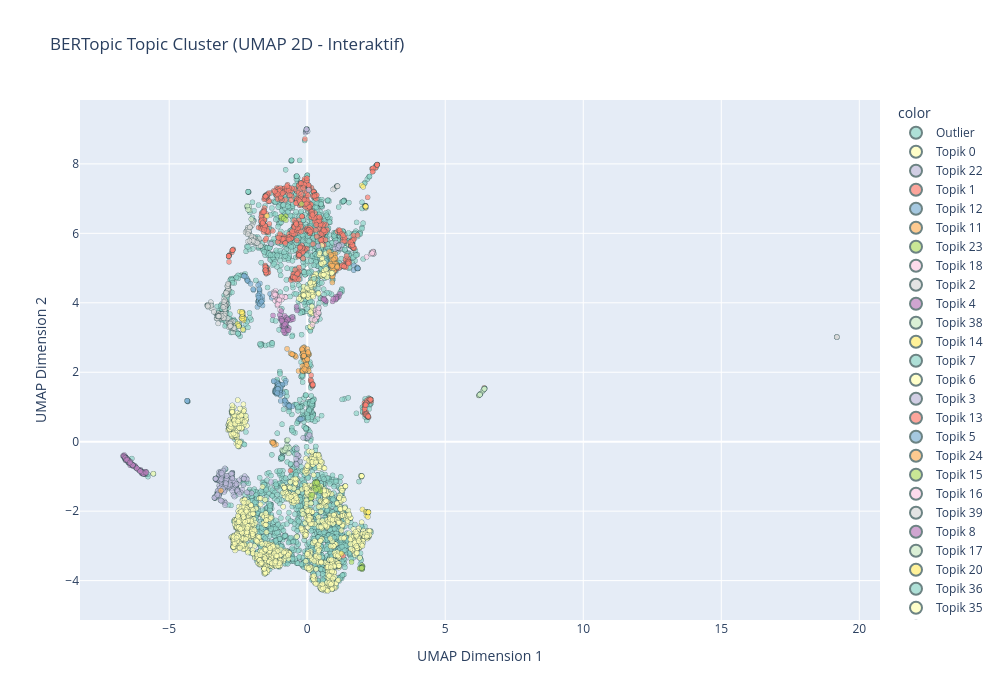

The code cell stored with this chart in its notebook:
### Code cell
import plotly.express as px
import plotly.graph_objects as go

topic_labels = [f'Topik {t}' if t != -1 else 'Outlier' for t in topics]

fig = px.scatter(
    x=embeddings_2d[:, 0],
    y=embeddings_2d[:, 1],
    color=topic_labels,
    title='BERTopic Topic Cluster (UMAP 2D - Interaktif)',
    labels={'x': 'UMAP Dimension 1', 'y': 'UMAP Dimension 2'},
    color_discrete_sequence=px.colors.qualitative.Set3,
    opacity=0.7,
    width=1000,
    height=700
)

fig.update_traces(marker=dict(size=5, line=dict(width=0.5, color='DarkSlateGrey')))
fig.update_layout(legend=dict(itemsizing='constant'))
fig.write_html('output/bertopic_cluster_2d_interactive.html')
fig.show()

### Figure 1 — Plotly figure (JSON) as saved in the notebook; plotly's stock layout.template omitted (floating-point values rounded to 4 significant figures; data arrays with more than 128 entries replaced by an {"elided": "..."} marker saying what was removed)
{"data": [{"hovertemplate": "color=Outlier<br>UMAP Dimension 1=%{x}<br>UMAP Dimension 2=%{y}<extra></extra>", "legendgroup": "Outlier", "marker": {"color": "rgb(141,211,199)", "line": {"color": "DarkSlateGrey", "width": 0.5}, "opacity": 0.7, "size": 5, "symbol": "circle"}, "mode": "markers", "name": "Outlier", "showlegend": true, "type": "scattergl", "x": {"elided": "2568 float values"}, "xaxis": "x", "y": {"elided": "2568 float values"}, "yaxis": "y"}, {"hovertemplate": "color=Topik 0<br>UMAP Dimension 1=%{x}<br>UMAP Dimension 2=%{y}<extra></extra>", "legendgroup": "Topik 0", "marker": {"color": "rgb(255,255,179)", "line": {"color": "DarkSlateGrey", "width": 0.5}, "opacity": 0.7, "size": 5, "symbol": "circle"}, "mode": "markers", "name": "Topik 0", "showlegend": true, "type": "scattergl", "x": {"elided": "1601 float values"}, "xaxis": "x", "y": {"elided": "1601 float values"}, "yaxis": "y"}, {"hovertemplate": "color=Topik 22<br>UMAP Dimension 1=%{x}<br>UMAP Dimension 2=%{y}<extra></extra>", "legendgroup": "Topik 22", "marker": {"color": "rgb(190,186,218)", "line": {"color": "DarkSlateGrey", "width": 0.5}, "opacity": 0.7, "size": 5, "symbol": "circle"}, "mode": "markers", "name": "Topik 22", "showlegend": true, "type": "scattergl", "x": [-0.0629, -0.0267, -0.01984, -0.03902, -0.02301, -0.02389, -0.02656, -0.005896, -0.02342, -0.02317, -0.03033, -0.02423, -0.05541, -0.03492, -0.03572, -0.04146, -0.02512, -0.02433, -0.02295, -0.02472, 0.01475, -0.02416, -0.02478, -0.02639], "xaxis": "x", "y": [8.9, 8.991, 8.992, 8.968, 8.995, 8.997, 8.992, 9.001, 8.998, 8.998, 8.969, 8.996, 8.932, 8.982, 8.979, 8.971, 8.995, 8.997, 8.998, 8.997, 8.939, 8.997, 8.997, 8.994], "yaxis": "y"}, {"hovertemplate": "color=Topik 1<br>UMAP Dimension 1=%{x}<br>UMAP Dimension 2=%{y}<extra></extra>", "legendgroup": "Topik 1", "marker": {"color": "rgb(251,128,114)", "line": {"color": "DarkSlateGrey", "width": 0.5}, "opacity": 0.7, "size": 5, "symbol": "circle"}, "mode": "markers", "name": "Topik 1", "showlegend": true, "type": "scattergl", "x": {"elided": "732 float values"}, "xaxis": "x", "y": {"elided": "732 float values"}, "yaxis": "y"}, {"hovertemplate": "color=Topik 12<br>UMAP Dimension 1=%{x}<br>UMAP Dimension 2=%{y}<extra></extra>", "legendgroup": "Topik 12", "marker": {"color": "rgb(128,177,211)", "line": {"color": "DarkSlateGrey", "width": 0.5}, "opacity": 0.7, "size": 5, "symbol": "circle"}, "mode": "markers", "name": "Topik 12", "showlegend": true, "type": "scattergl", "x": [-2.125, -1.948, -1.726, -2.29, -1.73, -1.671, -1.955, -2.288, -1.79, -1.621, -1.724, -1.766, -1.747, -1.696, -2.172, -2.175, -1.752, -1.804, -2.173, -1.769, -1.713, -1.759, -1.622, -1.741, -1.776, -1.726, -2.193, -1.727, -1.76, -1.757, -2.233, -2.163, -1.343, -2.287, -1.688, -1.685, -1.668, -1.697, -1.618, -1.652, -1.781, -1.736, -1.721, -2.052, -1.29, -1.655, -1.766], "xaxis": "x", "y": [4.616, 4.369, 4.311, 4.785, 4.03, 4.029, 4.39, 4.77, 4.027, 4.077, 4.366, 4.064, 4.047, 4.034, 4.652, 4.66, 4.076, 3.881, 4.657, 4.197, 4.558, 4.051, 4.184, 4.073, 4.506, 4.26, 4.702, 3.964, 4.067, 4.044, 4.753, 4.635, 4.258, 4.77, 4.061, 4.013, 4.026, 4.13, 3.922, 4.028, 4.211, 4.396, 3.976, 4.549, 4.146, 4.037, 4.151], "yaxis": "y"}, {"hovertemplate": "color=Topik 11<br>UMAP Dimension 1=%{x}<br>UMAP Dimension 2=%{y}<extra></extra>", "legendgroup": "Topik 11", "marker": {"color": "rgb(253,180,98)", "line": {"color": "DarkSlateGrey", "width": 0.5}, "opacity": 0.7, "size": 5, "symbol": "circle"}, "mode": "markers", "name": "Topik 11", "showlegend": true, "type": "scattergl", "x": [1.062, 0.9589, 1.088, 0.8674, 0.9768, 0.9983, 0.9336, 1.016, 1.007, 0.8439, 1.029, 0.7932, 1.082, 1.048, 0.9767, 1.056, 1.067, 0.8802, 0.9971, 0.9103, 1.041, 1.083, 0.9811, 0.9983, 1.028, 0.9113, 1.066, 0.9741, 0.9762, 0.9335, 1.045, 0.9051, 0.8776, 0.9713, 0.9054, 1.014, 0.9098, 1.053, 0.844, 1.059, 0.8454, 0.9679, 1.012, 0.8583, 1.056, 0.9994, 0.9467, 0.9534, 1.088, 0.9446, 0.8947, 0.919, 1.086], "xaxis": "x", "y": [5.067, 5.157, 5.076, 5.066, 5.129, 5.072, 5.393, 5.42, 5.046, 4.883, 5.103, 5.468, 5.068, 5.066, 5.034, 5.053, 5.086, 5.077, 5.065, 4.74, 5.061, 5.094, 5.254, 4.98, 5.249, 5.061, 5.084, 4.942, 5.262, 5.353, 5.036, 4.962, 5.311, 5.069, 5.215, 5.277, 4.584, 5.06, 5.096, 5.119, 5.125, 4.919, 5.295, 5.377, 5.068, 5.127, 4.988, 5.248, 5.058, 5.06, 5.067, 4.763, 5.028], "yaxis": "y"}, {"hovertemplate": "color=Topik 23<br>UMAP Dimension 1=%{x}<br>UMAP Dimension 2=%{y}<extra></extra>", "legendgroup": "Topik 23", "marker": {"color": "rgb(179,222,105)", "line": {"color": "DarkSlateGrey", "width": 0.5}, "opacity": 0.7, "size": 5, "symbol": "circle"}, "mode": "markers", "name": "Topik 23", "showlegend": true, "type": "scattergl", "x": [1.987, 1.976, 1.977, 2.0, 1.954, 1.991, 1.979, 1.93, 1.98, 1.95, -0.2061, 1.969, 1.605, 1.974, 2.001, 2.008, 1.978, 1.997, 1.993, 1.985, 1.899, 1.995, 1.966], "xaxis": "x", "y": [-3.626, -3.65, -3.64, -3.598, -3.639, -3.658, -3.668, -3.64, -3.559, -3.631, 6.847, -3.632, -3.466, -3.65, -3.612, -3.593, -3.646, -3.615, -3.668, -3.634, -3.65, -3.625, -3.643], "yaxis": "y"}, {"hovertemplate": "color=Topik 18<br>UMAP Dimension 1=%{x}<br>UMAP Dimension 2=%{y}<extra></extra>", "legendgroup": "Topik 18", "marker": {"color": "rgb(252,205,229)", "line": {"color": "DarkSlateGrey", "width": 0.5}, "opacity": 0.7, "size": 5, "symbol": "circle"}, "mode": "markers", "name": "Topik 18", "showlegend": true, "type": "scattergl", "x": [2.399, 2.383, 2.348, 2.385, 2.391, 2.393, 2.373, 2.329, 2.384, 2.36, 2.382, 2.399, 2.374, 2.386, 2.395, 2.369, 2.379, 2.376, 2.382, 2.15, 2.384, 2.354, 2.398, 2.312, 2.413, 2.362, 2.382, 2.351], "xaxis": "x", "y": [5.414, 5.457, 5.43, 5.441, 5.423, 5.427, 5.432, 5.451, 5.433, 5.44, 5.426, 5.479, 5.429, 5.433, 5.453, 5.43, 5.434, 5.43, 5.434, 5.32, 5.428, 5.421, 5.446, 5.403, 5.412, 5.436, 5.474, 5.424], "yaxis": "y"}, {"hovertemplate": "color=Topik 2<br>UMAP Dimension 1=%{x}<br>UMAP Dimension 2=%{y}<extra></extra>", "legendgroup": "Topik 2", "marker": {"color": "rgb(217,217,217)", "line": {"color": "DarkSlateGrey", "width": 0.5}, "opacity": 0.7, "size": 5, "symbol": "circle"}, "mode": "markers", "name": "Topik 2", "showlegend": true, "type": "scattergl", "x": {"elided": "235 float values"}, "xaxis": "x", "y": {"elided": "235 float values"}, "yaxis": "y"}, {"hovertemplate": "color=Topik 4<br>UMAP Dimension 1=%{x}<br>UMAP Dimension 2=%{y}<extra></extra>", "legendgroup": "Topik 4", "marker": {"color": "rgb(188,128,189)", "line": {"color": "DarkSlateGrey", "width": 0.5}, "opacity": 0.7, "size": 5, "symbol": "circle"}, "mode": "markers", "name": "Topik 4", "showlegend": true, "type": "scattergl", "x": {"elided": "181 float values"}, "xaxis": "x", "y": {"elided": "181 float values"}, "yaxis": "y"}, {"hovertemplate": "color=Topik 38<br>UMAP Dimension 1=%{x}<br>UMAP Dimension 2=%{y}<extra></extra>", "legendgroup": "Topik 38", "marker": {"color": "rgb(204,235,197)", "line": {"color": "DarkSlateGrey", "width": 0.5}, "opacity": 0.7, "size": 5, "symbol": "circle"}, "mode": "markers", "name": "Topik 38", "showlegend": true, "type": "scattergl", "x": [-2.161, -2.163, -2.166, -2.182, -2.026, -2.16, -2.159, -2.101, -2.091, -2.17, -2.14], "xaxis": "x", "y": [6.755, 6.765, 6.768, 6.768, 6.407, 6.769, 6.767, 6.763, 6.661, 6.793, 6.68], "yaxis": "y"}, {"hovertemplate": "color=Topik 14<br>UMAP Dimension 1=%{x}<br>UMAP Dimension 2=%{y}<extra></extra>", "legendgroup": "Topik 14", "marker": {"color": "rgb(255,237,111)", "line": {"color": "DarkSlateGrey", "width": 0.5}, "opacity": 0.7, "size": 5, "symbol": "circle"}, "mode": "markers", "name": "Topik 14", "showlegend": true, "type": "scattergl", "x": [2.113, 2.111, 2.115, 2.111, 2.111, 1.974, 2.029, 2.105, 2.109, 2.105, 2.099, 2.117, -1.457, 2.103, 2.091, 2.094, 2.123, 2.114, 1.241, 2.112, 2.116, 2.107, 2.118, 2.102, 2.117, 2.105, 2.114, 2.104, 2.117, 2.11, 2.122, 2.11, 2.097, 2.114, 2.119, 2.111, 2.114], "xaxis": "x", "y": [6.781, 6.788, 6.764, 6.779, 6.785, 7.382, 7.34, 6.776, 6.775, 6.77, 6.763, 6.8, 6.501, 6.771, 6.786, 6.776, 6.736, 6.775, -3.22, 6.778, 6.761, 6.768, 6.774, 6.795, 6.788, 6.786, 6.781, 6.769, 6.771, 6.769, 6.771, 6.791, 6.771, 6.777, 6.783, 6.769, 6.776], "yaxis": "y"}, {"hovertemplate": "color=Topik 7<br>UMAP Dimension 1=%{x}<br>UMAP Dimension 2=%{y}<extra></extra>", "legendgroup": "Topik 7", "marker": {"color": "rgb(141,211,199)", "line": {"color": "DarkSlateGrey", "width": 0.5}, "opacity": 0.7, "size": 5, "symbol": "circle"}, "mode": "markers", "name": "Topik 7", "showlegend": true, "type": "scattergl", "x": [0.1495, -0.07663, 0.1436, 0.09136, 0.1813, 0.1535, 0.1385, 0.1966, 0.2046, 0.1432, 0.1112, 0.1886, 0.1506, 0.1642, 0.09976, 0.2133, 0.05235, 0.1139, 0.1403, 0.1682, 0.1356, 0.1452, 0.1674, 0.1065, 0.1672, 0.1494, 0.1219, -0.01953, 0.1039, -0.03391, 0.1606, 0.06159, 0.132, 0.2143, -0.0472, 0.2417, 0.05855, 0.07419, 0.1326, 0.1891, 0.1278, 0.006814, 0.1213, -0.1095, 0.1926, 0.05934, 0.08957, 0.1775, 0.1245, 0.1614, 0.1459, 0.1285, 0.205, 0.1853, 0.1587, 0.1534, -0.03368, 0.09633, 0.1447, 0.1567, 0.1754, 0.02844, 0.1752, 0.147, 0.1665, 0.07331, 0.04829, 0.175, 0.1456, 0.1111, 0.02925, 0.135, -0.02001, 0.007068, 0.1941, 0.1741, 0.1648, 0.02419, 0.1666, -0.1593, 0.189, -0.004651, -0.04242, 0.09139, 0.07237, 0.2399, 0.09569, 0.1672, 0.03172, 0.1923, 0.02203], "xaxis": "x", "y": [1.079, 0.7366, 1.098, 1.153, 1.099, 1.038, 1.021, 1.131, 1.121, 1.089, 1.021, 1.08, 1.055, 1.063, 0.9929, 1.189, 0.9052, 0.8323, 1.07, 1.068, 0.9911, 1.045, 1.075, 0.7597, 1.071, 1.028, 0.9694, 0.7151, 0.9435, 0.7237, 1.05, 1.097, 0.9785, 1.202, 0.3838, 1.228, 1.141, 0.8239, 1.075, 1.099, 0.8959, 1.137, 0.9241, 0.7508, 1.09, 1.035, 0.9391, 1.046, 0.964, 0.8689, 1.017, 1.034, 1.039, 1.103, 1.018, 1.069, 0.7322, 1.121, 0.6427, 0.9746, 1.096, 0.7541, 1.068, 1.028, 1.05, 0.8702, 0.9361, 1.036, 1.32, 0.9519, 0.7453, 0.9983, 0.6838, 0.863, 1.073, 1.041, 1.105, 0.7321, 0.7138, 0.6764, 1.182, 0.8003, 1.096, 1.133, 0.903, 1.204, 1.096, 1.088, 0.6314, 1.165, 0.6968], "yaxis": "y"}, {"hovertemplate": "color=Topik 6<br>UMAP Dimension 1=%{x}<br>UMAP Dimension 2=%{y}<extra></extra>", "legendgroup": "Topik 6", "marker": {"color": "rgb(255,255,179)", "line": {"color": "DarkSlateGrey", "width": 0.5}, "opacity": 0.7, "size": 5, "symbol": "circle"}, "mode": "markers", "name": "Topik 6", "showlegend": true, "type": "scattergl", "x": [0.5669, 0.547, -0.1723, 0.2454, 0.612, 0.2087, 0.602, 0.537, 0.1675, 0.1412, 0.6079, 0.1825, 0.04388, 0.5201, 0.1877, 0.2558, 0.407, 0.5589, 0.7421, 0.5831, 0.6068, 0.158, -0.09547, 0.1829, 0.09138, 0.02103, 0.1457, -0.06685, 0.5853, 0.5439, 0.2636, 0.2889, 0.1562, 0.528, -0.02966, -0.1109, 0.5912, 0.2308, 0.03916, 0.5167, 0.7278, -0.2148, 0.1553, 0.1694, 0.8331, -0.1196, -0.03043, 0.8896, 0.3208, 0.05528, 0.9171, -0.1669, -0.07775, 0.3042, 0.1508, 0.5948, 0.5009, -0.01943, 0.1027, 0.1602, 0.2251, -0.136, -0.03159, -0.04938, 0.1441, -0.1503, 0.8852, 0.2063, -0.06424, 0.07726, -0.07834, 0.6083, -0.1415, 0.6104, 0.2435, 0.1897, 0.1769, 0.2436, 0.7025, -0.2248, 0.2335, 0.2353, -0.1694, 0.2194, -0.1285, -0.2403, 0.4329, 0.409, 0.5292, 0.03275, 0.7197, -0.03913, 0.2086, 0.1141, -9.955e-05, 0.02532, -0.1564, 0.6811, 0.4563, -0.1338, 0.5743, -1.304, 0.6062, 0.1328, -0.3051, 0.2002, 0.5014, -0.1565, -0.1212, 0.2087, 0.2336, -0.1379, 0.113, 0.1166, -0.122], "xaxis": "x", "y": [4.819, 5.108, 4.201, 4.513, 4.797, 4.293, 4.85, 5.241, 4.33, 3.297, 4.829, 4.533, 4.337, 4.797, 4.544, 4.735, 4.254, 4.755, 4.789, 5.162, 4.87, 3.762, 4.265, 3.802, 4.521, 4.169, 4.46, 4.32, 4.869, 5.284, 4.702, 4.671, 4.219, 4.785, 4.302, 4.183, 4.813, 4.239, 4.237, 4.785, 4.829, 4.186, 4.291, 3.894, 4.87, 4.371, 4.211, 4.842, 4.794, 4.349, 4.871, 4.218, 4.248, 4.84, 3.696, 4.812, 4.816, 4.19, 3.316, 4.311, 4.717, 4.235, 4.276, 4.267, 4.178, 4.294, 4.858, 3.721, 4.218, 4.241, 4.292, 4.928, 4.329, 5.161, 4.735, 3.696, 4.223, 4.544, 4.841, 4.093, 4.601, 4.749, 4.204, 4.178, 4.468, 4.181, 5.376, 4.279, 5.653, 4.145, 4.734, 4.249, 3.436, 4.574, 4.425, 4.231, 4.214, 4.969, 5.436, 4.258, 4.806, -2.185, 4.81, 4.51, 4.12, 4.668, 5.126, 4.232, 4.192, 4.597, -0.9583, 4.21, 4.58, 3.738, 4.22], "yaxis": "y"}, {"hovertemplate": "color=Topik 3<br>UMAP Dimension 1=%{x}<br>UMAP Dimension 2=%{y}<extra></extra>", "legendgroup": "Topik 3", "marker": {"color": "rgb(190,186,218)", "line": {"color": "DarkSlateGrey", "width": 0.5}, "opacity": 0.7, "size": 5, "symbol": "circle"}, "mode": "markers", "name": "Topik 3", "showlegend": true, "type": "scattergl", "x": {"elided": "227 float values"}, "xaxis": "x", "y": {"elided": "227 float values"}, "yaxis": "y"}, {"hovertemplate": "color=Topik 13<br>UMAP Dimension 1=%{x}<br>UMAP Dimension 2=%{y}<extra></extra>", "legendgroup": "Topik 13", "marker": {"color": "rgb(251,128,114)", "line": {"color": "DarkSlateGrey", "width": 0.5}, "opacity": 0.7, "size": 5, "symbol": "circle"}, "mode": "markers", "name": "Topik 13", "showlegend": true, "type": "scattergl", "x": [-0.5146, -0.5136, -0.332, -0.5016, -0.5129, -0.4659, -0.5125, -0.5842, -0.3647, -0.4943, -0.5604, -0.4873, -0.328, -0.4766, -0.5113, -0.5044, -0.5168, -0.4527, -0.5898, -0.5271, -0.2961, -0.4395, -0.2836, -0.5118, -0.3417, -0.524, -0.495, -0.5013, -0.4079, -0.4714, -0.4997, -0.4527, -0.3971, -0.4987, -0.3634, -0.4983, -0.3026, -0.5168, -0.4534], "xaxis": "x", "y": [4.736, 4.747, 4.768, 4.699, 4.738, 4.762, 4.745, 4.691, 4.881, 4.75, 4.71, 4.768, 4.853, 4.759, 4.824, 4.757, 4.748, 4.784, 4.654, 4.715, 5.016, 4.947, 4.901, 4.766, 4.857, 4.732, 4.754, 4.747, 4.711, 4.756, 4.755, 4.671, 4.671, 4.818, 4.826, 4.737, 4.679, 4.749, 4.725], "yaxis": "y"}, {"hovertemplate": "color=Topik 5<br>UMAP Dimension 1=%{x}<br>UMAP Dimension 2=%{y}<extra></extra>", "legendgroup": "Topik 5", "marker": {"color": "rgb(128,177,211)", "line": {"color": "DarkSlateGrey", "width": 0.5}, "opacity": 0.7, "size": 5, "symbol": "circle"}, "mode": "markers", "name": "Topik 5", "showlegend": true, "type": "scattergl", "x": [-0.6845, -0.967, -0.724, -1.055, -1.015, -1.06, -1.141, -1.007, -1.203, -1.061, -1.063, -1.074, -1.054, -1.029, -0.8128, -1.098, -1.016, -1.133, -1.125, -0.8182, -1.053, -1.153, -1.12, -1.165, -0.9848, -1.164, -1.089, -0.6431, -1.019, -1.11, -0.8802, -1.08, -1.073, -1.078, -1.129, -0.6556, -0.9572, -1.082, -0.9597, -1.062, -1.086, -1.039, -0.5375, -0.9831, -1.066, -1.165, -0.9951, -1.17, -0.1807, -0.7722, -0.2918, -1.063, -1.095, -1.084, -1.148, -1.074, -1.066, -0.8033, -1.127, -1.046, -1.122, -0.6847, -1.048, -1.093, -1.03, -1.073, -1.132, -0.7748, -0.897, -1.043, -0.9711, -0.8994, -1.141, -1.012, -1.154, -1.141, -1.084, -0.9667, -1.118, -1.092, -1.109, -1.147, -1.03, -1.024, -1.001, -1.073, -0.9615, -1.109, -1.136, -0.894, -1.215, -1.121, -0.7907, -1.163, -1.145, -0.946, -1.062, -1.143, -1.146, -1.027, -1.149, -1.023, -0.9519, -1.158, -0.9924, -0.9967, -0.8135, -0.8968, -0.9725, -1.144, -1.163, -1.142, -0.65, -1.056, -1.088, -1.071, -1.038, -1.128, -1.101, -1.072, -1.063, -0.9681, -1.085, -0.2416], "xaxis": "x", "y": [1.073, 1.514, 1.068, 1.506, 1.662, 1.533, 1.451, 1.466, 1.734, 1.534, 1.638, 1.691, 1.471, 1.507, 1.194, 1.53, 1.643, 1.418, 1.456, 1.18, 1.493, 1.435, 1.455, 1.429, 1.627, 1.49, 1.661, 1.048, 1.533, 1.375, 1.394, 1.507, 1.516, 1.439, 1.45, 0.9926, 1.611, 1.516, 1.174, 1.673, 1.462, 1.52, 1.016, 1.346, 1.521, 1.457, 1.531, 1.443, 0.6621, 1.139, 0.649, 1.632, 1.402, 1.683, 1.441, 1.444, 1.603, 1.074, 1.443, 1.522, 1.435, 1.037, 1.537, 1.464, 1.521, 1.544, 1.472, 1.755, 1.634, 1.628, 1.424, 1.632, 1.467, 1.566, 1.433, 1.432, 1.503, 1.503, 1.456, 1.481, 1.559, 1.469, 1.591, 1.409, 1.639, 1.535, 1.593, 1.711, 1.5, 1.635, 1.749, 1.455, 1.689, 1.42, 1.439, 1.625, 1.571, 1.442, 1.413, 1.571, 1.454, 1.613, 1.565, 1.433, 1.458, 1.639, 1.185, 1.648, 1.548, 1.451, 1.446, 1.475, 1.034, 1.652, 1.555, 1.389, 1.606, 1.438, 1.493, 1.528, 1.515, 1.341, 1.4, 0.6477], "yaxis": "y"}, {"hovertemplate": "color=Topik 24<br>UMAP Dimension 1=%{x}<br>UMAP Dimension 2=%{y}<extra></extra>", "legendgroup": "Topik 24", "marker": {"color": "rgb(253,180,98)", "line": {"color": "DarkSlateGrey", "width": 0.5}, "opacity": 0.7, "size": 5, "symbol": "circle"}, "mode": "markers", "name": "Topik 24", "showlegend": true, "type": "scattergl", "x": [-0.4123, -0.4598, -0.5402, -1.217, -1.208, -0.5378, -1.244, -0.6019, -0.5301, -1.23, -0.4406, -1.254, -1.243, -1.129, -0.534, -1.218, -0.5283, -1.199, -1.284, -0.5535, -0.7286, -1.245], "xaxis": "x", "y": [2.444, 2.491, 2.521, -0.04124, -0.01639, 2.516, -0.01248, 2.544, 2.515, -0.01509, 2.477, -0.03164, -0.03626, -0.08125, 2.511, -0.03713, 2.514, -0.09461, -0.007817, 2.523, 2.674, -0.02839], "yaxis": "y"}, {"hovertemplate": "color=Topik 15<br>UMAP Dimension 1=%{x}<br>UMAP Dimension 2=%{y}<extra></extra>", "legendgroup": "Topik 15", "marker": {"color": "rgb(179,222,105)", "line": {"color": "DarkSlateGrey", "width": 0.5}, "opacity": 0.7, "size": 5, "symbol": "circle"}, "mode": "markers", "name": "Topik 15", "showlegend": true, "type": "scattergl", "x": [0.243, 0.1373, 0.3122, 0.3218, 0.4575, 0.1344, 0.3543, 0.276, 0.3489, 0.4745, 0.3632, 0.2888, 0.3214, 0.3592, 0.2931, 0.3819, 0.3506, 0.3224, 0.3322, 0.3461, 0.3534, 0.2933, 0.312, 0.3031, 0.4334, 0.3459, 0.3785, 0.3348, 0.188, 0.3972, 0.2778, 0.3565, 0.3134], "xaxis": "x", "y": [-1.321, -1.527, -1.153, -1.203, -1.36, -1.627, -1.183, -1.2, -1.261, -1.426, -1.174, -1.245, -1.26, -1.165, -1.24, -1.332, -1.156, -1.21, -1.224, -1.352, -1.191, -1.307, -1.298, -1.188, -1.308, -1.174, -1.212, -1.16, -1.531, -1.36, -1.181, -1.18, -1.391], "yaxis": "y"}, {"hovertemplate": "color=Topik 16<br>UMAP Dimension 1=%{x}<br>UMAP Dimension 2=%{y}<extra></extra>", "legendgroup": "Topik 16", "marker": {"color": "rgb(252,205,229)", "line": {"color": "DarkSlateGrey", "width": 0.5}, "opacity": 0.7, "size": 5, "symbol": "circle"}, "mode": "markers", "name": "Topik 16", "showlegend": true, "type": "scattergl", "x": [-1.162, -1.151, -0.9859, -1.079, -1.15, -1.222, -0.789, -1.079, -1.15, -1.144, -1.141, -1.121, -1.124, -1.07, -1.142, -1.022, -1.08, -1.191, -0.9228, -1.126, -1.184, -1.001, -0.788, -1.148, -1.133, -1.228, -0.9824, -0.9212, -1.013, -1.209, -1.074, -1.157], "xaxis": "x", "y": [4.058, 4.278, 3.796, 3.982, 4.227, 4.303, 4.177, 3.923, 4.212, 4.342, 4.257, 4.205, 4.198, 4.119, 4.182, 3.998, 4.106, 4.287, 4.091, 4.157, 4.247, 4.099, 4.159, 4.202, 4.231, 4.195, 4.185, 4.182, 4.079, 4.251, 3.953, 4.236], "yaxis": "y"}, {"hovertemplate": "color=Topik 39<br>UMAP Dimension 1=%{x}<br>UMAP Dimension 2=%{y}<extra></extra>", "legendgroup": "Topik 39", "marker": {"color": "rgb(217,217,217)", "line": {"color": "DarkSlateGrey", "width": 0.5}, "opacity": 0.7, "size": 5, "symbol": "circle"}, "mode": "markers", "name": "Topik 39", "showlegend": true, "type": "scattergl", "x": [1.072, 1.062, 1.09, 1.071, 1.091, 0.9858, 1.071, 0.934, 1.084, 1.089, 1.102], "xaxis": "x", "y": [7.354, 7.344, 7.365, 7.355, 7.354, 7.295, 7.354, 7.262, 7.366, 7.364, 7.355], "yaxis": "y"}, {"hovertemplate": "color=Topik 8<br>UMAP Dimension 1=%{x}<br>UMAP Dimension 2=%{y}<extra></extra>", "legendgroup": "Topik 8", "marker": {"color": "rgb(188,128,189)", "line": {"color": "DarkSlateGrey", "width": 0.5}, "opacity": 0.7, "size": 5, "symbol": "circle"}, "mode": "markers", "name": "Topik 8", "showlegend": true, "type": "scattergl", "x": [-0.8949, -0.993, -0.8671, -0.8174, -0.6358, -0.7818, -0.8423, -0.8399, -0.7412, -0.935, -0.888, -0.8121, -0.7518, -0.8387, -0.7211, -0.8218, -0.8394, -0.8091, -0.8307, -0.8649, -0.9563, -0.8386, -0.7973, -0.9021, -0.8509, -0.8496, -0.7429, -0.6621, -0.8004, -0.3641, -0.8527, -0.7849, -0.8561, -0.7619, -0.8556, -0.7248, -0.7543, -0.7909, -0.8069, -0.8443, -0.593, -0.8005, -0.7768, -0.8482, -0.826, -0.7018, -0.8584, -0.8367, -0.387, -0.8763, -0.7147, -0.766, -0.8296, -0.9677, -0.5179, -0.847, -0.8569, -0.8405, -0.8032, -0.9242, -0.7858, -0.8072, -0.8656, -0.8297, -0.5393, -0.6803, -0.8528, -0.8433, -1.239, -0.7951, -0.7709, -0.8664, -0.9042, -0.8549, -0.818, -0.9209], "xaxis": "x", "y": [3.496, 3.65, 3.283, 3.624, 3.504, 3.511, 3.332, 3.311, 3.488, 3.757, 3.485, 3.389, 3.479, 3.371, 3.5, 3.395, 3.316, 3.39, 3.303, 3.39, 3.533, 3.292, 3.332, 3.339, 3.337, 3.358, 3.321, 3.269, 3.314, 3.779, 3.37, 3.2, 3.381, 3.257, 3.354, 3.203, 3.57, 3.264, 3.299, 3.356, 3.506, 3.311, 3.236, 3.356, 3.345, 3.533, 3.428, 3.314, 3.891, 3.314, 3.504, 3.426, 3.322, 3.548, 3.527, 3.309, 3.353, 3.405, 3.122, 3.527, 3.457, 3.263, 3.399, 3.144, 3.597, 3.207, 3.385, 3.385, 3.634, 3.364, 3.389, 3.205, 3.447, 3.338, 3.391, 3.484], "yaxis": "y"}, {"hovertemplate": "color=Topik 17<br>UMAP Dimension 1=%{x}<br>UMAP Dimension 2=%{y}<extra></extra>", "legendgroup": "Topik 17", "marker": {"color": "rgb(204,235,197)", "line": {"color": "DarkSlateGrey", "width": 0.5}, "opacity": 0.7, "size": 5, "symbol": "circle"}, "mode": "markers", "name": "Topik 17", "showlegend": true, "type": "scattergl", "x": [6.231, 6.42, 6.26, 6.419, 6.429, 6.263, 6.42, 6.258, 6.408, 6.42, 6.42, 6.419, 6.271, 6.42, 6.282, 6.419, 6.264, 6.253, 6.431, 6.416, 6.419, 6.426, 6.356, 6.419, 6.42, 6.421, 6.389, 6.42, 6.253, 6.42], "xaxis": "x", "y": [1.338, 1.523, 1.361, 1.523, 1.534, 1.364, 1.524, 1.359, 1.512, 1.523, 1.527, 1.523, 1.372, 1.524, 1.385, 1.523, 1.366, 1.355, 1.534, 1.519, 1.523, 1.53, 1.459, 1.522, 1.524, 1.525, 1.492, 1.524, 1.354, 1.524], "yaxis": "y"}, {"hovertemplate": "color=Topik 20<br>UMAP Dimension 1=%{x}<br>UMAP Dimension 2=%{y}<extra></extra>", "legendgroup": "Topik 20", "marker": {"color": "rgb(255,237,111)", "line": {"color": "DarkSlateGrey", "width": 0.5}, "opacity": 0.7, "size": 5, "symbol": "circle"}, "mode": "markers", "name": "Topik 20", "showlegend": true, "type": "scattergl", "x": [-2.352, -2.387, -2.526, -2.352, -2.299, -2.361, -2.345, -2.342, -2.302, -2.33, -2.345, -2.329, -2.363, -2.438, -2.302, -2.301, -2.363, -2.35, -2.351, -2.341, -2.328, -2.344, -2.481, -2.351, -2.375], "xaxis": "x", "y": [3.724, 3.559, 3.394, 3.732, 3.494, 3.558, 3.557, 3.641, 3.583, 3.579, 3.549, 3.23, 3.545, 3.745, 3.549, 3.545, 3.543, 3.676, 3.615, 3.735, 3.697, 3.677, 3.327, 3.686, 3.729], "yaxis": "y"}, {"hovertemplate": "color=Topik 36<br>UMAP Dimension 1=%{x}<br>UMAP Dimension 2=%{y}<extra></extra>", "legendgroup": "Topik 36", "marker": {"color": "rgb(141,211,199)", "line": {"color": "DarkSlateGrey", "width": 0.5}, "opacity": 0.7, "size": 5, "symbol": "circle"}, "mode": "markers", "name": "Topik 36", "showlegend": true, "type": "scattergl", "x": [-0.9168, -0.8963, -0.9263, -0.9121, -0.9612, -0.9363, -0.9158, -0.8912, -0.9362, -0.9171, -0.9592, -0.9545, -0.9142], "xaxis": "x", "y": [-0.469, -0.4492, -0.4646, -0.4825, -0.5056, -0.4489, -0.4265, -0.2928, -0.4743, -0.4408, -0.4626, -0.4564, -0.4787], "yaxis": "y"}, {"hovertemplate": "color=Topik 35<br>UMAP Dimension 1=%{x}<br>UMAP Dimension 2=%{y}<extra></extra>", "legendgroup": "Topik 35", "marker": {"color": "rgb(255,255,179)", "line": {"color": "DarkSlateGrey", "width": 0.5}, "opacity": 0.7, "size": 5, "symbol": "circle"}, "mode": "markers", "name": "Topik 35", "showlegend": true, "type": "scattergl", "x": [1.54, 1.52, 1.518, 1.516, 1.355, 1.449, 1.45, 1.571, 1.476, 1.463, 1.566, 1.574, 1.514, 1.524], "xaxis": "x", "y": [-2.173, -2.201, -2.099, -2.211, -2.115, -2.114, -2.125, -2.202, -2.16, -2.276, -2.191, -2.189, -2.124, -2.096], "yaxis": "y"}, {"hovertemplate": "color=Topik 29<br>UMAP Dimension 1=%{x}<br>UMAP Dimension 2=%{y}<extra></extra>", "legendgroup": "Topik 29", "marker": {"color": "rgb(190,186,218)", "line": {"color": "DarkSlateGrey", "width": 0.5}, "opacity": 0.7, "size": 5, "symbol": "circle"}, "mode": "markers", "name": "Topik 29", "showlegend": true, "type": "scattergl", "x": [1.13, 1.06, 1.045, 1.156, 1.142, 1.095, 1.101, 1.142, 1.189, 1.147, 1.084, 1.122, 1.253, 1.011, 1.11, 1.153], "xaxis": "x", "y": [5.566, 5.638, 5.731, 5.552, 5.661, 5.533, 5.573, 5.656, 5.572, 5.622, 5.627, 5.608, 5.667, 5.553, 5.584, 5.647], "yaxis": "y"}, {"hovertemplate": "color=Topik 10<br>UMAP Dimension 1=%{x}<br>UMAP Dimension 2=%{y}<extra></extra>", "legendgroup": "Topik 10", "marker": {"color": "rgb(251,128,114)", "line": {"color": "DarkSlateGrey", "width": 0.5}, "opacity": 0.7, "size": 5, "symbol": "circle"}, "mode": "markers", "name": "Topik 10", "showlegend": true, "type": "scattergl", "x": [2.178, 2.084, 2.136, 2.247, 2.073, 2.132, 2.136, 2.175, 2.292, 2.287, 2.226, 2.12, 2.296, 2.107, 2.21, 2.168, 2.286, 2.084, 2.111, 2.277, 2.081, 2.187, 2.208, 2.289, 2.079, 2.081, 2.199, 2.297, 2.135, 2.292, 2.176, 2.301, 2.291, 2.199, 2.305, 2.09, 2.293, 2.125, 2.199, 2.299, 2.089, 2.293, 2.133, 2.208, 2.188, 2.142, 2.152, 2.245, 2.303, 2.206, 2.287, 2.287, 2.282, 2.31, 2.301, 2.316, 2.212, 2.113, 2.079, 2.082, 2.2, 2.25, 2.309, 2.293, 2.145, 2.116, 2.214, 2.278, 2.119, 2.293], "xaxis": "x", "y": [0.7827, 1.059, 0.8488, 1.175, 1.119, 0.7567, 0.7881, 1.156, 1.218, 1.2, 0.7029, 1.081, 1.2, 1.081, 1.168, 0.7573, 1.204, 0.8299, 1.071, 1.198, 0.9471, 0.709, 0.722, 1.205, 0.9694, 0.8479, 0.7346, 1.214, 0.7766, 1.202, 1.191, 1.213, 1.206, 0.7262, 1.216, 0.7861, 1.218, 0.8004, 0.7213, 1.216, 1.056, 1.203, 0.7797, 0.724, 0.7484, 0.7857, 0.7536, 1.183, 1.191, 0.7377, 1.208, 1.217, 1.201, 1.197, 1.217, 1.17, 0.7193, 1.075, 0.9436, 1.057, 0.7451, 1.23, 1.218, 1.204, 1.116, 1.075, 0.7261, 1.21, 1.05, 1.212], "yaxis": "y"}, {"hovertemplate": "color=Topik 34<br>UMAP Dimension 1=%{x}<br>UMAP Dimension 2=%{y}<extra></extra>", "legendgroup": "Topik 34", "marker": {"color": "rgb(128,177,211)", "line": {"color": "DarkSlateGrey", "width": 0.5}, "opacity": 0.7, "size": 5, "symbol": "circle"}, "mode": "markers", "name": "Topik 34", "showlegend": true, "type": "scattergl", "x": [1.842, 1.834, 1.686, 1.815, 1.831, 1.827, 1.689, 1.805, 1.832, 1.812, 1.821, 1.819, 1.82, 1.83], "xaxis": "x", "y": [4.986, 4.99, 4.937, 4.999, 4.988, 4.988, 5.076, 4.989, 4.988, 5.02, 4.991, 4.99, 4.997, 4.989], "yaxis": "y"}, {"hovertemplate": "color=Topik 9<br>UMAP Dimension 1=%{x}<br>UMAP Dimension 2=%{y}<extra></extra>", "legendgroup": "Topik 9", "marker": {"color": "rgb(253,180,98)", "line": {"color": "DarkSlateGrey", "width": 0.5}, "opacity": 0.7, "size": 5, "symbol": "circle"}, "mode": "markers", "name": "Topik 9", "showlegend": true, "type": "scattergl", "x": [-0.3152, 0.06604, -0.1734, -0.008215, -0.06273, -0.08803, -0.1527, -0.1132, -0.0876, -0.0776, 0.01631, -0.1037, -0.06849, 0.03181, 0.05325, -0.1492, -0.1242, -0.1032, -0.1232, 0.01669, -0.09112, -0.08227, -0.1038, 0.05133, -0.09304, -0.1593, 0.03648, -0.12, -0.1157, -0.1709, 0.01922, -0.1906, -0.1343, 0.07033, -0.03214, -0.09603, -0.1806, -0.1483, -0.1184, -0.07259, -0.06693, -0.1546, 0.006099, -0.1665, -0.1962, -0.1496, -0.06748, -0.03331, -0.1328, -0.1557, -0.1675, 0.04202, -0.1598, -0.05389, -0.1317, -3.128, -0.075, -0.1601, -0.1699, 0.04312, 0.03504, 0.002853, -0.02129, -0.1371, -0.1169, -0.1218, -0.1981, -0.05816, -0.1751, -0.1011, 0.006927], "xaxis": "x", "y": [2.037, 2.515, 2.62, 2.171, 2.222, 2.162, 2.552, 2.721, 2.387, 2.183, 2.574, 2.454, 2.156, 2.104, 2.039, 2.602, 2.022, 2.412, 2.024, 2.46, 2.113, 2.122, 2.426, 2.521, 2.055, 2.59, 2.501, 2.423, 2.697, 2.61, 2.515, 2.647, 2.035, 2.514, 2.293, 2.429, 2.51, 2.57, 2.348, 2.09, 2.038, 2.436, 2.671, 2.448, 2.055, 2.454, 2.144, 2.244, 2.46, 2.618, 2.059, 2.541, 2.699, 2.147, 2.528, -1.409, 2.354, 2.033, 2.645, 2.542, 2.576, 2.368, 2.206, 2.548, 2.465, 2.474, 2.66, 2.069, 2.179, 2.094, 2.372], "yaxis": "y"}, {"hovertemplate": "color=Topik 32<br>UMAP Dimension 1=%{x}<br>UMAP Dimension 2=%{y}<extra></extra>", "legendgroup": "Topik 32", "marker": {"color": "rgb(179,222,105)", "line": {"color": "DarkSlateGrey", "width": 0.5}, "opacity": 0.7, "size": 5, "symbol": "circle"}, "mode": "markers", "name": "Topik 32", "showlegend": true, "type": "scattergl", "x": [-0.7789, -0.8764, -0.8958, -0.853, -0.8659, -0.8521, -0.9438, -0.9501, -0.7857, -0.8452, -0.9171, -0.9451, -0.8404, -0.8516, -0.77], "xaxis": "x", "y": [6.496, 6.417, 6.444, 6.426, 6.427, 6.435, 6.45, 6.473, 6.485, 6.429, 6.418, 6.488, 6.432, 6.427, 6.379], "yaxis": "y"}, {"hovertemplate": "color=Topik 25<br>UMAP Dimension 1=%{x}<br>UMAP Dimension 2=%{y}<extra></extra>", "legendgroup": "Topik 25", "marker": {"color": "rgb(252,205,229)", "line": {"color": "DarkSlateGrey", "width": 0.5}, "opacity": 0.7, "size": 5, "symbol": "circle"}, "mode": "markers", "name": "Topik 25", "showlegend": true, "type": "scattergl", "x": [0.3053, 0.3248, 0.3593, 0.3292, 0.3715, 0.3217, 0.3654, 0.3702, 0.3775, 0.3078, 0.3944, 0.1916, 0.406, 0.3967, 0.3768, 0.422, 0.3525, 0.1568, 0.3437, 0.277, 0.3325, 0.4118], "xaxis": "x", "y": [3.711, 3.594, 3.695, 3.715, 3.646, 3.541, 3.663, 3.662, 3.703, 3.783, 3.762, 3.365, 3.688, 3.764, 3.801, 3.853, 3.585, 3.523, 3.587, 3.502, 3.664, 3.719], "yaxis": "y"}, {"hovertemplate": "color=Topik 33<br>UMAP Dimension 1=%{x}<br>UMAP Dimension 2=%{y}<extra></extra>", "legendgroup": "Topik 33", "marker": {"color": "rgb(217,217,217)", "line": {"color": "DarkSlateGrey", "width": 0.5}, "opacity": 0.7, "size": 5, "symbol": "circle"}, "mode": "markers", "name": "Topik 33", "showlegend": true, "type": "scattergl", "x": [19.19, 19.19, 19.19, 19.19, 19.19, 19.19, 19.19, 19.19, 19.19, 19.19, 19.19, 19.19, 19.19, 19.19], "xaxis": "x", "y": [3.014, 3.014, 3.014, 3.014, 3.014, 3.014, 3.014, 3.014, 3.014, 3.014, 3.014, 3.014, 3.014, 3.014], "yaxis": "y"}, {"hovertemplate": "color=Topik 30<br>UMAP Dimension 1=%{x}<br>UMAP Dimension 2=%{y}<extra></extra>", "legendgroup": "Topik 30", "marker": {"color": "rgb(188,128,189)", "line": {"color": "DarkSlateGrey", "width": 0.5}, "opacity": 0.7, "size": 5, "symbol": "circle"}, "mode": "markers", "name": "Topik 30", "showlegend": true, "type": "scattergl", "x": [1.143, 1.034, 0.6771, 0.6608, 0.9177, 0.5693, 1.184, 0.6144, 0.6094, 1.063, 1.142, 1.096, 1.06, 1.034, 1.035, 0.9469], "xaxis": "x", "y": [4.219, 4.09, 4.043, 4.063, 4.039, 4.118, 4.263, 4.123, 4.09, 4.159, 4.172, 4.16, 4.136, 4.171, 4.118, 4.109], "yaxis": "y"}, {"hovertemplate": "color=Topik 19<br>UMAP Dimension 1=%{x}<br>UMAP Dimension 2=%{y}<extra></extra>", "legendgroup": "Topik 19", "marker": {"color": "rgb(204,235,197)", "line": {"color": "DarkSlateGrey", "width": 0.5}, "opacity": 0.7, "size": 5, "symbol": "circle"}, "mode": "markers", "name": "Topik 19", "showlegend": true, "type": "scattergl", "x": [-0.7334, -0.7531, -0.9048, -0.8044, -0.7467, -0.8586, -0.818, -0.7704, -0.792, -0.8075, -0.7408, -0.7364, -0.7695, -0.7863, -0.9088, -0.8437, -0.7755, -0.6736, -0.8638, -0.7332, -0.8704, -0.6901, -0.8187, -0.706, -0.6528, -0.7766], "xaxis": "x", "y": [0.02566, -0.2005, -0.2626, -0.2644, 0.03996, -0.2743, -0.2313, -0.1976, -0.2793, -0.2227, -0.1927, -0.1117, -0.2283, -0.2012, -0.2389, -0.2457, -0.2588, -0.3364, -0.2797, -0.1814, -0.2635, -0.1987, -0.2501, 0.05098, -0.1744, -0.1837], "yaxis": "y"}, {"hovertemplate": "color=Topik 26<br>UMAP Dimension 1=%{x}<br>UMAP Dimension 2=%{y}<extra></extra>", "legendgroup": "Topik 26", "marker": {"color": "rgb(255,237,111)", "line": {"color": "DarkSlateGrey", "width": 0.5}, "opacity": 0.7, "size": 5, "symbol": "circle"}, "mode": "markers", "name": "Topik 26", "showlegend": true, "type": "scattergl", "x": [2.203, 2.192, 2.207, 2.202, 2.211, 2.145, 2.207, 2.178, 2.221, 2.196, 2.179, 2.163, 2.203, 2.0, 2.118, 2.166, 2.214, 2.218, 2.216, 2.218, 2.198], "xaxis": "x", "y": [-2.04, -2.053, -2.041, -2.044, -2.035, -2.127, -2.031, -2.037, -2.028, -2.03, -2.028, -2.021, -2.041, -1.95, -2.018, -2.021, -2.024, -2.025, -2.038, -2.027, -2.165], "yaxis": "y"}, {"hovertemplate": "color=Topik 28<br>UMAP Dimension 1=%{x}<br>UMAP Dimension 2=%{y}<extra></extra>", "legendgroup": "Topik 28", "marker": {"color": "rgb(141,211,199)", "line": {"color": "DarkSlateGrey", "width": 0.5}, "opacity": 0.7, "size": 5, "symbol": "circle"}, "mode": "markers", "name": "Topik 28", "showlegend": true, "type": "scattergl", "x": [1.33, 1.331, 1.301, 1.301, 1.322, 1.334, 1.509, 1.339, 0.2539, 1.323, 1.341, 1.315, 1.309, 1.251, 1.323, 1.3, 1.29, 1.32], "xaxis": "x", "y": [6.938, 6.94, 6.91, 6.919, 6.93, 6.936, 6.885, 6.943, 4.694, 6.933, 6.951, 6.926, 6.926, 6.899, 6.931, 6.917, 6.914, 6.931], "yaxis": "y"}, {"hovertemplate": "color=Topik 37<br>UMAP Dimension 1=%{x}<br>UMAP Dimension 2=%{y}<extra></extra>", "legendgroup": "Topik 37", "marker": {"color": "rgb(255,255,179)", "line": {"color": "DarkSlateGrey", "width": 0.5}, "opacity": 0.7, "size": 5, "symbol": "circle"}, "mode": "markers", "name": "Topik 37", "showlegend": true, "type": "scattergl", "x": [1.964, 1.97, 1.967, 1.964, 1.942, 1.973, 1.976, 1.962, 1.972, 1.976, 1.972], "xaxis": "x", "y": [-0.9963, -0.9895, -0.9922, -1.012, -0.9794, -0.9956, -0.9928, -0.9984, -0.9922, -0.9797, -0.992], "yaxis": "y"}, {"hovertemplate": "color=Topik 27<br>UMAP Dimension 1=%{x}<br>UMAP Dimension 2=%{y}<extra></extra>", "legendgroup": "Topik 27", "marker": {"color": "rgb(190,186,218)", "line": {"color": "DarkSlateGrey", "width": 0.5}, "opacity": 0.7, "size": 5, "symbol": "circle"}, "mode": "markers", "name": "Topik 27", "showlegend": true, "type": "scattergl", "x": [-0.3796, -0.3727, -0.3383, -0.3922, -0.3172, 0.01504, -0.3302, -0.2496, -0.3085, 0.1054, -0.386, -0.37, -0.143, 0.04821, 0.03127, -0.4068, -0.3732, 0.07856], "xaxis": "x", "y": [-0.5511, -0.691, -0.3874, -0.623, -0.4142, 0.1063, -0.4198, -0.5706, -0.4042, 0.1704, -0.6516, -0.1965, 0.1133, 7.251, 0.1452, -0.4968, -0.3605, 0.2028], "yaxis": "y"}, {"hovertemplate": "color=Topik 21<br>UMAP Dimension 1=%{x}<br>UMAP Dimension 2=%{y}<extra></extra>", "legendgroup": "Topik 21", "marker": {"color": "rgb(251,128,114)", "line": {"color": "DarkSlateGrey", "width": 0.5}, "opacity": 0.7, "size": 5, "symbol": "circle"}, "mode": "markers", "name": "Topik 21", "showlegend": true, "type": "scattergl", "x": [0.1877, 0.1937, 0.1198, 0.2002, 0.1896, 0.168, 0.1248, 0.1954, 0.1905, 0.1915, 0.188, 0.1826, 0.1769, 0.1423, 0.1577, 0.1959, -0.6062, 0.1977, 0.2063, 0.1989, 0.1884, 0.1567, 0.1807, 0.2027, 0.1999], "xaxis": "x", "y": [1.631, 1.637, 1.75, 1.642, 1.641, 1.678, 1.791, 1.629, 1.6, 1.647, 1.635, 1.656, 1.655, 1.914, 1.689, 1.639, -0.8345, 1.637, 1.622, 1.619, 1.644, 1.741, 1.649, 1.655, 1.634], "yaxis": "y"}, {"hovertemplate": "color=Topik 31<br>UMAP Dimension 1=%{x}<br>UMAP Dimension 2=%{y}<extra></extra>", "legendgroup": "Topik 31", "marker": {"color": "rgb(128,177,211)", "line": {"color": "DarkSlateGrey", "width": 0.5}, "opacity": 0.7, "size": 5, "symbol": "circle"}, "mode": "markers", "name": "Topik 31", "showlegend": true, "type": "scattergl", "x": [-4.347, -4.335, -4.339, -4.347, -4.348, -4.345, -4.347, -4.348, -4.326, -4.35, -4.344, -4.347, -4.346, -4.348, -4.348], "xaxis": "x", "y": [1.178, 1.166, 1.176, 1.178, 1.178, 1.175, 1.178, 1.178, 1.156, 1.177, 1.174, 1.177, 1.176, 1.178, 1.177], "yaxis": "y"}], "layout": {"height": 700, "legend": {"itemsizing": "constant", "title": {"text": "color"}, "tracegroupgap": 0}, "title": {"text": "BERTopic Topic Cluster (UMAP 2D - Interaktif)"}, "width": 1000, "xaxis": {"anchor": "y", "domain": [0, 1], "title": {"text": "UMAP Dimension 1"}}, "yaxis": {"anchor": "x", "domain": [0, 1], "title": {"text": "UMAP Dimension 2"}}}}
